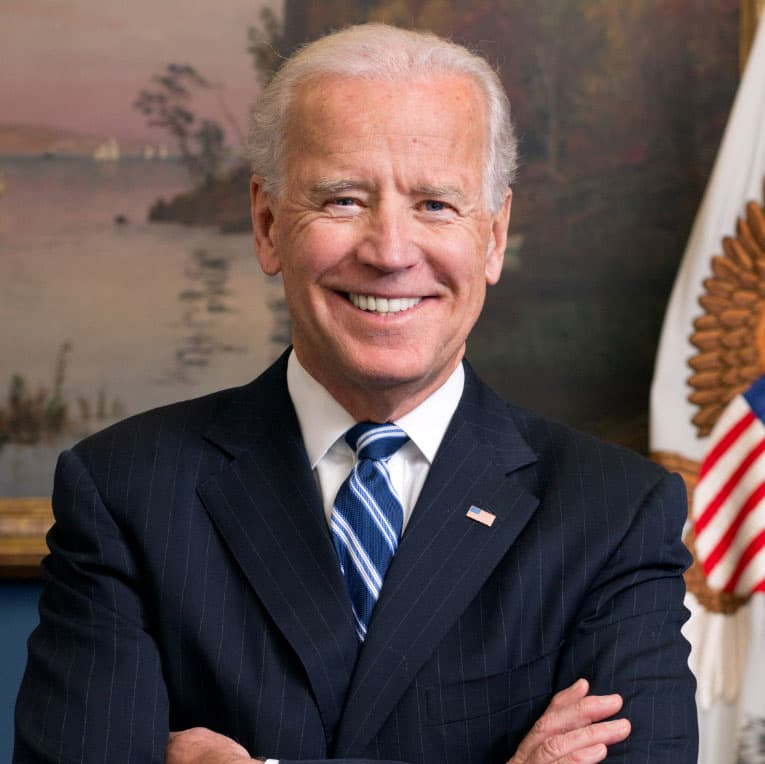
#> input picture data/known_faces/Biden.jpg, 765 x 764 px
$ python -i movement_detection.py   (imports and definitions only)
#> lines starting #> are read from the running program, lines starting #| are printed output that depends on the picture
import cv2
import numpy as np


class MotionDetector:
    """
    This class provides a simple motion detection mechanism using computer vision techniques.

    Attributes:
        previous_frame (numpy.ndarray): The previous processed frame used as a reference for motion detection.

    Methods:
        __init__(): Initializes the MotionDetector instance.
        detect_motion(current_frame, threshold=25): Detects motion between the current frame and the previous frame.
        initialize_frame(frame): Preprocesses the input frame for motion detection.
    """

    def __init__(self):

        """
        Initializes the MotionDetector instance by setting the initial previous_frame to None.
        """

        self.previous_frame = None

    def detect_motion(self, current_frame, threshold=25):

        """
        Detects motion between the current frame and the previous frame.

        Args:
            current_frame (numpy.ndarray): The current frame captured from a video feed.
            threshold (int): The threshold value for motion detection. Pixels with differences above this value are considered as motion.

        Returns:
            bool: True if motion is detected, False otherwise.
        """

        try:
            if self.previous_frame is None:
                self.previous_frame = self.initialize_frame(current_frame)

            current_frame = self.initialize_frame(current_frame)
            frame_delta = cv2.absdiff(self.previous_frame, current_frame)
            _, thresh = cv2.threshold(frame_delta, threshold, 255, cv2.THRESH_BINARY)

            self.previous_frame = current_frame
            return np.sum(thresh) > 0

        except Exception as e:
            print(f'Error during motion detection: {e}')
            return False

    @staticmethod
    def initialize_frame(frame):
        """
        Preprocesses the input frame for motion detection.

        Args:
            frame (numpy.ndarray): The frame to be preprocessed.

        Returns:
            numpy.ndarray: The preprocessed frame.
        """

        gray_frame = cv2.cvtColor(frame, cv2.COLOR_BGR2GRAY)
        blur_frame = cv2.GaussianBlur(gray_frame, (21, 21), 0)
        return blur_frame

>>> import cv2
>>> picture = cv2.imread('data/known_faces/Biden.jpg')
#> picture is the input picture: shape (764, 765, 3); mean B, G, R 79.3, 81.1, 97.3
>>> result = MotionDetector().detect_motion(picture)
#> in initialize_frame, `gray_frame = cv2.cvtColor(frame, cv2.COLOR_BGR2GRAY)`:
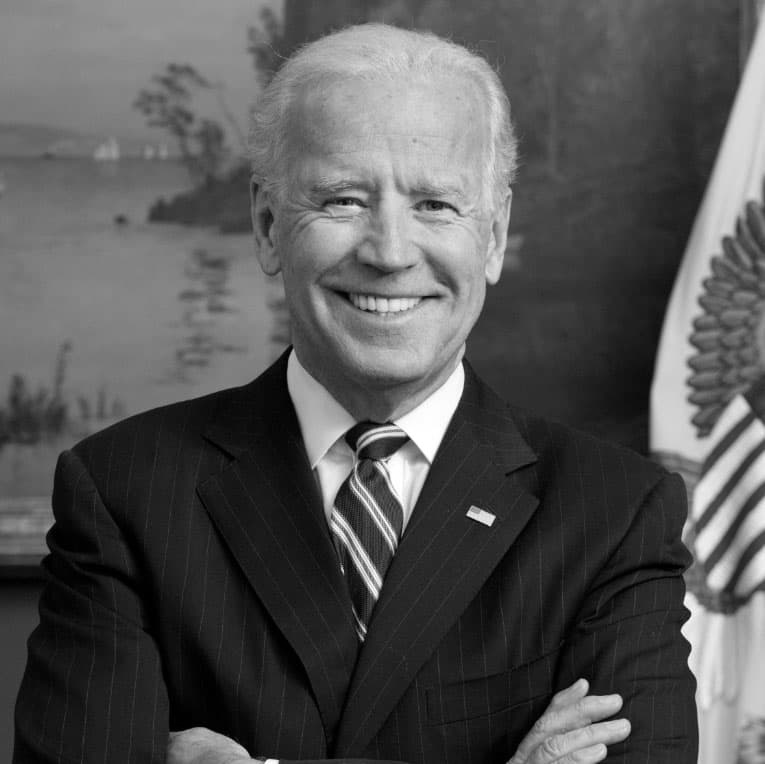
#> gray_frame: shape (764, 765); min 0, max 255, mean 85.8
#> in initialize_frame, `blur_frame = cv2.GaussianBlur(gray_frame, (21, 21), 0)`:
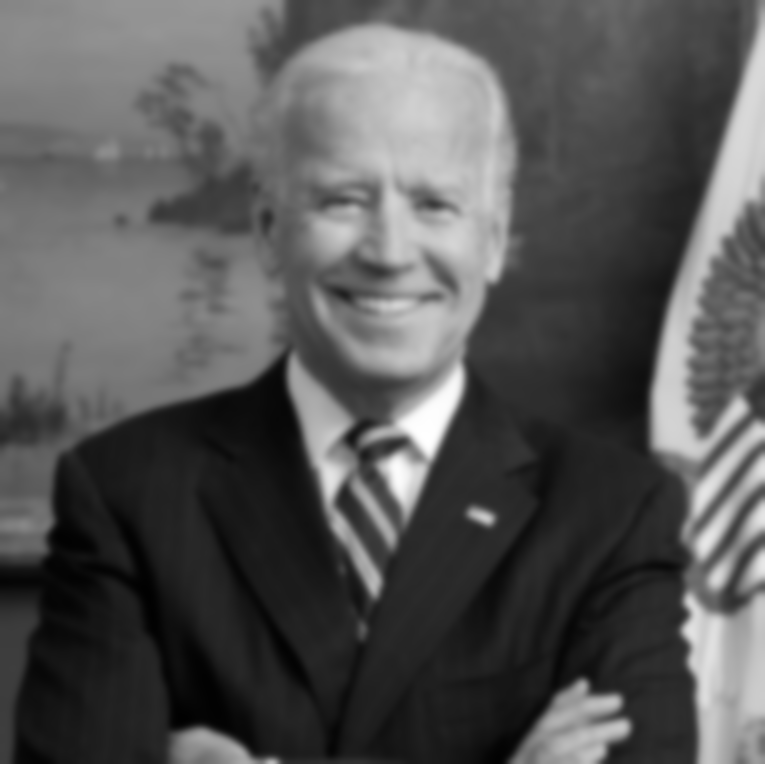
#> blur_frame: shape (764, 765); min 1, max 255, mean 85.8
#> in detect_motion, `frame_delta = cv2.absdiff(self.previous_frame, current_frame)`: frame_delta: shape (764, 765); every value is 0
#> result = False
